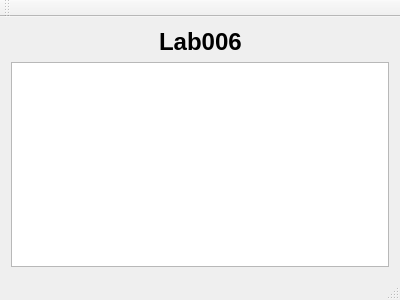
<?xml version="1.0" encoding="UTF-8"?>
<ui version="4.0">
 <class>MainWindow</class>
 <widget class="QMainWindow" name="MainWindow">
  <property name="geometry">
   <rect>
    <x>0</x>
    <y>0</y>
    <width>400</width>
    <height>300</height>
   </rect>
  </property>
  <property name="windowTitle">
   <string>MainWindow</string>
  </property>
  <widget class="QWidget" name="centralWidget">
   <layout class="QVBoxLayout" name="verticalLayout">
    <item>
     <layout class="QHBoxLayout" name="horizontalLayout">
      <item>
       <spacer name="horizontalSpacer">
        <property name="orientation">
         <enum>Qt::Horizontal</enum>
        </property>
        <property name="sizeHint" stdset="0">
         <size>
          <width>40</width>
          <height>20</height>
         </size>
        </property>
       </spacer>
      </item>
      <item>
       <widget class="QLabel" name="label">
        <property name="font">
         <font>
          <pointsize>18</pointsize>
          <weight>75</weight>
          <bold>true</bold>
         </font>
        </property>
        <property name="text">
         <string>Lab006</string>
        </property>
       </widget>
      </item>
      <item>
       <spacer name="horizontalSpacer_2">
        <property name="orientation">
         <enum>Qt::Horizontal</enum>
        </property>
        <property name="sizeHint" stdset="0">
         <size>
          <width>40</width>
          <height>20</height>
         </size>
        </property>
       </spacer>
      </item>
     </layout>
    </item>
    <item>
     <widget class="QTextBrowser" name="textBrowser"/>
    </item>
   </layout>
  </widget>
  <widget class="QMenuBar" name="menuBar">
   <property name="geometry">
    <rect>
     <x>0</x>
     <y>0</y>
     <width>400</width>
     <height>25</height>
    </rect>
   </property>
  </widget>
  <widget class="QToolBar" name="mainToolBar">
   <attribute name="toolBarArea">
    <enum>TopToolBarArea</enum>
   </attribute>
   <attribute name="toolBarBreak">
    <bool>false</bool>
   </attribute>
  </widget>
  <widget class="QStatusBar" name="statusBar"/>
 </widget>
 <layoutdefault spacing="6" margin="11"/>
 <resources/>
 <connections/>
</ui>
